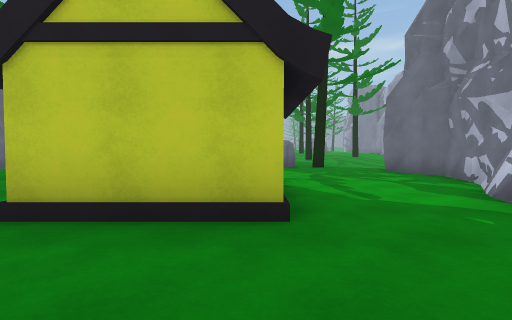
[1] (above)

16 first-person views from a walk through a scene from a Unity 3-D project. The camera is 1.3 m above the floor, tilts 2° down and sees 85° across. The floor is counted in squares, 2 m on a side. Each view is taken from the middle of a square. On the plan, view 1 faces up. The plan holds only what a view shows up to about 9 squares ahead; the rest is blank. The place goes on beyond the plan. The player character is not drawn.

[2]
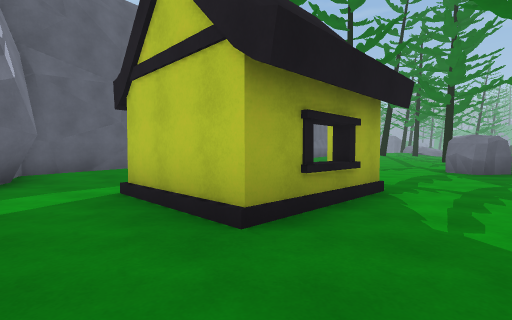

[3]
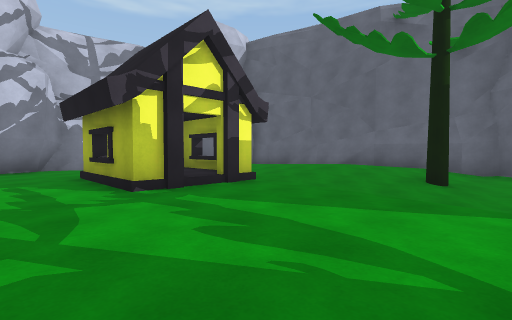

[4]
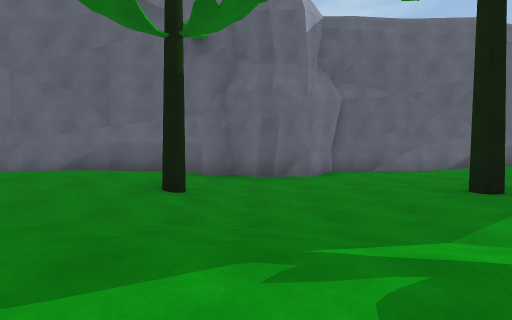

[5]
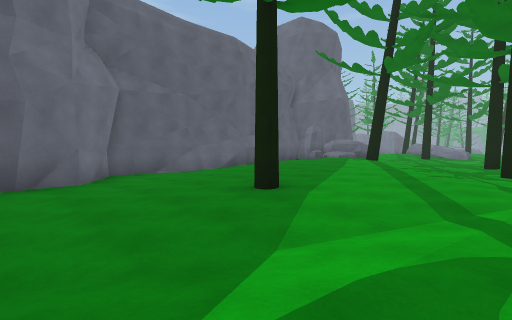

[6]
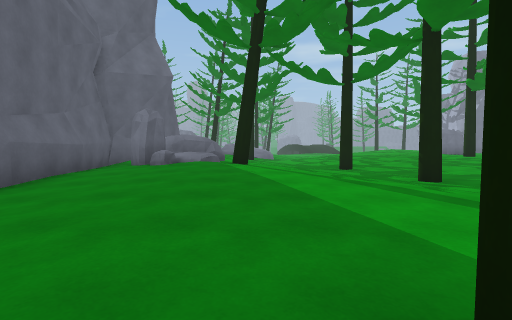

[7]
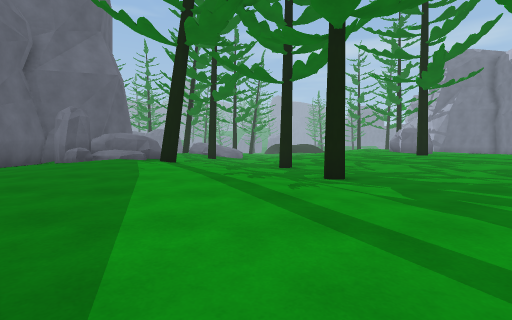

[8]
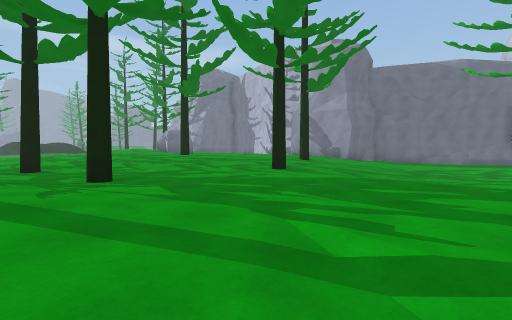

[9]
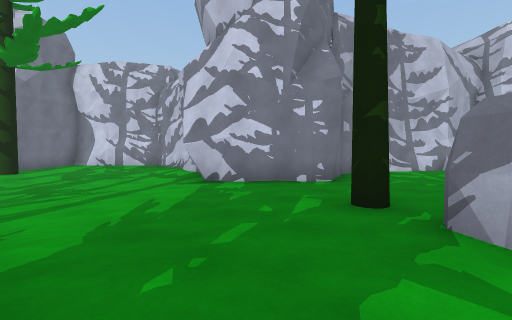

[10]
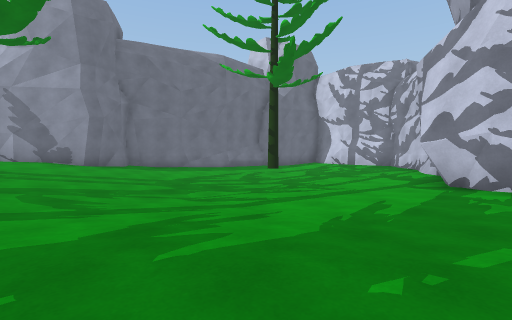

[11]
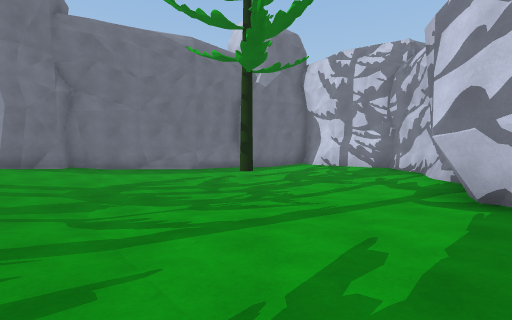

[12]
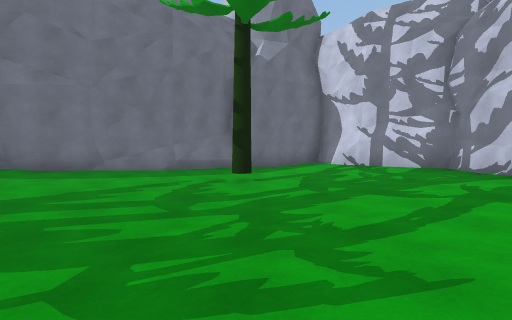

[13]
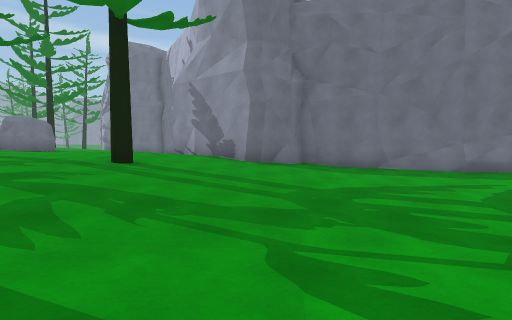

[14]
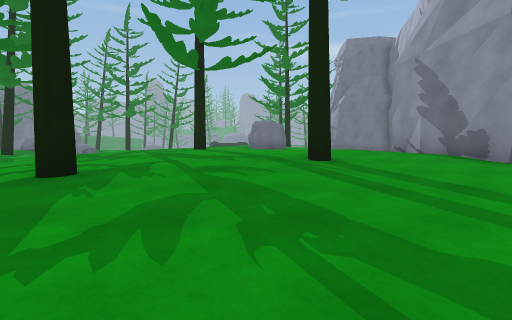

[15]
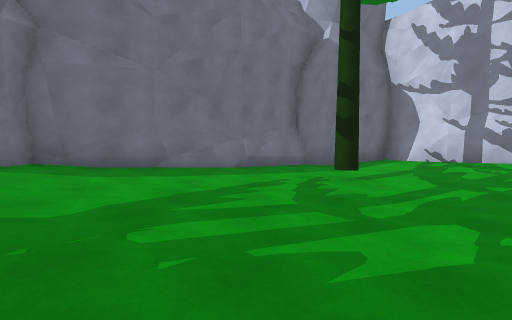

[16]
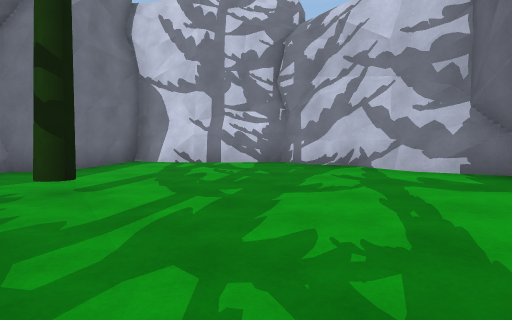

### Floor plan
Key: @ floor where view 1 was taken; # wall or solid block; . main floor; : floor 0.25 m higher than the main floor; - floor 0.25 m lower than the main floor; + floor 0.5 m higher than the main floor; _ floor 0.5 m lower than the main floor; * floor 0.75 m higher than the main floor; < floor 0.75 m lower than the main floor; / step, stairs or slope; T tree; H house; R rock.
Columns run from 9 left of view 1 to 16 right of it. Each row starts with its distance up from view 1.
 23       .::::+++***  #
 22 #RRR+/.T.:::++++***#
 21 #RRTT/....::::+++//##
 20 #RR////....::::/T//:##
 19 #++*+//.T....T///////##
 18 #+++++/.....#////////-##
 17 #:+++::......//////---/#
 16 #:::::::.....////____--#
 15 #.::::.......///<<<___-##
 14 #..:.T......./___<<<___-#
 13 #...../-.....--___<<_T_-##
 12 ##...///..R..---__/____--#
 11  #.-////.RRT..---///_----#
 10  #//////.......##--/---.##
  9  #/////......######/--.##
  8  #//T//.......#   ######
  7  ##////.......#
  6   # ///.......#
  5   #///.H H...##
  4   #///.H H...#
  3   #//..HHH..##
  2   #:........
  1     ##......
  0          @##
 -1          ##

Positions as (right, up) in squares from view 1, and headings:
1: (0, 0), facing up
2: (2, 1), facing up-left
3: (2, 10), facing down-left
4: (0, 10), facing left
5: (-1, 10), facing up-left
6: (-5, 13), facing up
7: (-3, 13), facing up
8: (-3, 13), facing up-right
9: (1, 14), facing down-right
10: (1, 14), facing right
11: (3, 13), facing right
12: (6, 13), facing right
13: (5, 14), facing up-right
14: (6, 15), facing up
15: (7, 15), facing right
16: (8, 14), facing down-right
